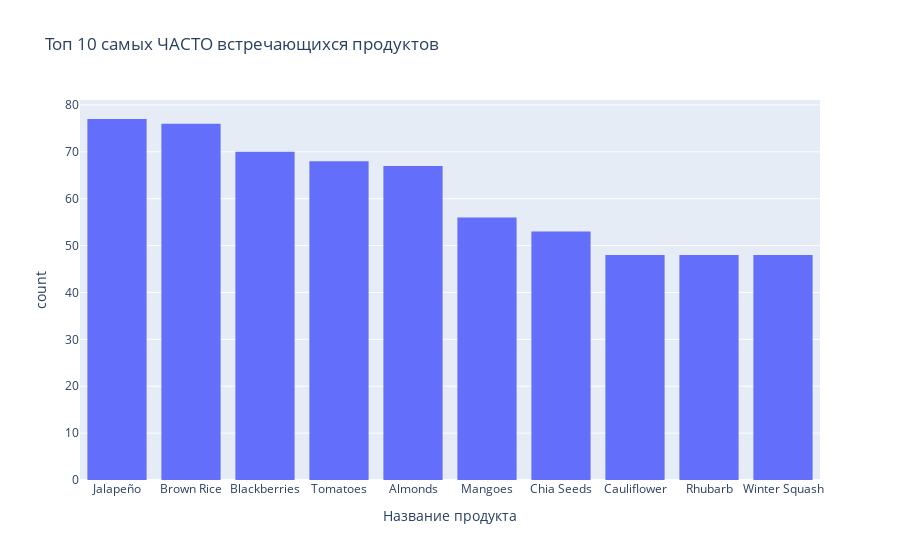
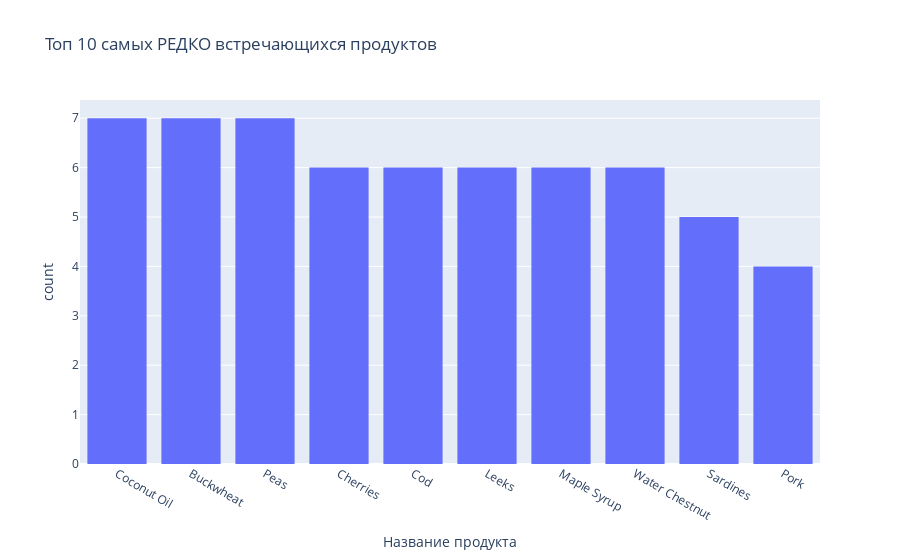

The notebook cell these images were saved under, in order:
### Code cell
order = products_dishes.groupby('name_prod')['name_dish'].count().sort_values(ascending=False).index
top_10_order = order[:10]

fig1 = px.histogram(
    products_dishes[products_dishes['name_prod'].isin(top_10_order)],
    y='name_dish',
    x='name_prod',
    histfunc='count',
    #orientation='h',
    labels={'name_prod': 'Название продукта'},
    category_orders={'name_prod': top_10_order},
    title='Топ 10 самых ЧАСТО встречающихся продуктов',
)
fig1.show()

last_10_order = order[-10:]
fig2 = px.histogram(
    products_dishes[products_dishes['name_prod'].isin(last_10_order)],
    y='name_dish',
    x='name_prod',
    histfunc='count',
    #orientation='h',
    labels={'name_prod': 'Название продукта'},
    category_orders={'name_prod': last_10_order},
    title='Топ 10 самых РЕДКО встречающихся продуктов',
)
fig2.show()

### Figure 1 — Plotly figure (JSON) as saved in the notebook; plotly's stock layout.template omitted (floating-point values rounded to 4 significant figures; data arrays with more than 128 entries replaced by an {"elided": "..."} marker saying what was removed)
{"data": [{"bingroup": "x", "histfunc": "count", "hovertemplate": "Название продукта=%{x}<br>count=%{y}<extra></extra>", "legendgroup": "", "marker": {"color": "#636efa", "pattern": {"shape": ""}}, "name": "", "orientation": "v", "showlegend": false, "type": "histogram", "x": {"elided": "611 str values"}, "xaxis": "x", "y": {"elided": "611 str values"}, "yaxis": "y"}], "layout": {"barmode": "relative", "legend": {"tracegroupgap": 0}, "title": {"text": "Топ 10 самых ЧАСТО встречающихся продуктов"}, "xaxis": {"anchor": "y", "categoryarray": ["Jalapeño", "Brown Rice", "Blackberries", "Tomatoes", "Almonds", "Mangoes", "Chia Seeds", "Cauliflower", "Rhubarb", "Winter Squash"], "categoryorder": "array", "domain": [0, 1], "title": {"text": "Название продукта"}}, "yaxis": {"anchor": "x", "domain": [0, 1], "title": {"text": "count"}}}}

### Figure 2 — Plotly figure (JSON) as saved in the notebook; plotly's stock layout.template omitted (floating-point values rounded to 4 significant figures)
{"data": [{"bingroup": "x", "histfunc": "count", "hovertemplate": "Название продукта=%{x}<br>count=%{y}<extra></extra>", "legendgroup": "", "marker": {"color": "#636efa", "pattern": {"shape": ""}}, "name": "", "orientation": "v", "showlegend": false, "type": "histogram", "x": ["Sardines", "Buckwheat", "Cod", "Peas", "Coconut Oil", "Cod", "Water Chestnut", "Leeks", "Cod", "Cherries", "Buckwheat", "Cod", "Buckwheat", "Water Chestnut", "Peas", "Pork", "Water Chestnut", "Maple Syrup", "Leeks", "Maple Syrup", "Coconut Oil", "Cod", "Leeks", "Pork", "Buckwheat", "Maple Syrup", "Cherries", "Peas", "Water Chestnut", "Leeks", "Coconut Oil", "Pork", "Buckwheat", "Maple Syrup", "Sardines", "Peas", "Peas", "Cherries", "Coconut Oil", "Peas", "Coconut Oil", "Buckwheat", "Sardines", "Cherries", "Maple Syrup", "Cherries", "Sardines", "Coconut Oil", "Leeks", "Cherries", "Pork", "Leeks", "Water Chestnut", "Peas", "Coconut Oil", "Cod", "Sardines", "Maple Syrup", "Water Chestnut", "Buckwheat"], "xaxis": "x", "y": ["Cobb Salad", "Cobb Salad", "Reuben Sandwich", "Fried Green Tomatoes", "Fried Green Tomatoes", "Fried Green Tomatoes", "Clam Chowder", "Clam Chowder", "Cajun Shrimp", "Cajun Shrimp", "Lobster Roll", "Cornbread", "Cornbread", "New York Cheesecake", "New York Cheesecake", "New York Cheesecake", "Mac and Cheese", "Mac and Cheese", "Mac and Cheese", "Bibimbap", "Haemul Pajeon", "Haemul Pajeon", "Haemul Pajeon", "Yukgaejang", "Yukgaejang", "Dakgangjeong", "Dakgangjeong", "Jjajangmyeon", "Budae Jjigae", "Budae Jjigae", "Patbingsu", "Japchae", "Japchae", "Galbi", "Galbi", "Kimchi Fried Rice", "Bulgogi", "Eomuk Tang", "Hobakjuk", "Pirozhki", "Pirozhki", "Pirozhki", "Blini with Caviar", "Blini with Caviar", "Golubtsy", "Golubtsy", "Kvas", "Olivier Salad", "Shchi", "Shchi", "Seledka Pod Shuboy", "Seledka Pod Shuboy", "Vareniki", "Vareniki", "Vareniki", "Vareniki", "Okroshka", "Kholodets", "Zakuski Platter", "Okonomiyaki"], "yaxis": "y"}], "layout": {"barmode": "relative", "legend": {"tracegroupgap": 0}, "title": {"text": "Топ 10 самых РЕДКО встречающихся продуктов"}, "xaxis": {"anchor": "y", "categoryarray": ["Coconut Oil", "Buckwheat", "Peas", "Cherries", "Cod", "Leeks", "Maple Syrup", "Water Chestnut", "Sardines", "Pork"], "categoryorder": "array", "domain": [0, 1], "title": {"text": "Название продукта"}}, "yaxis": {"anchor": "x", "domain": [0, 1], "title": {"text": "count"}}}}
